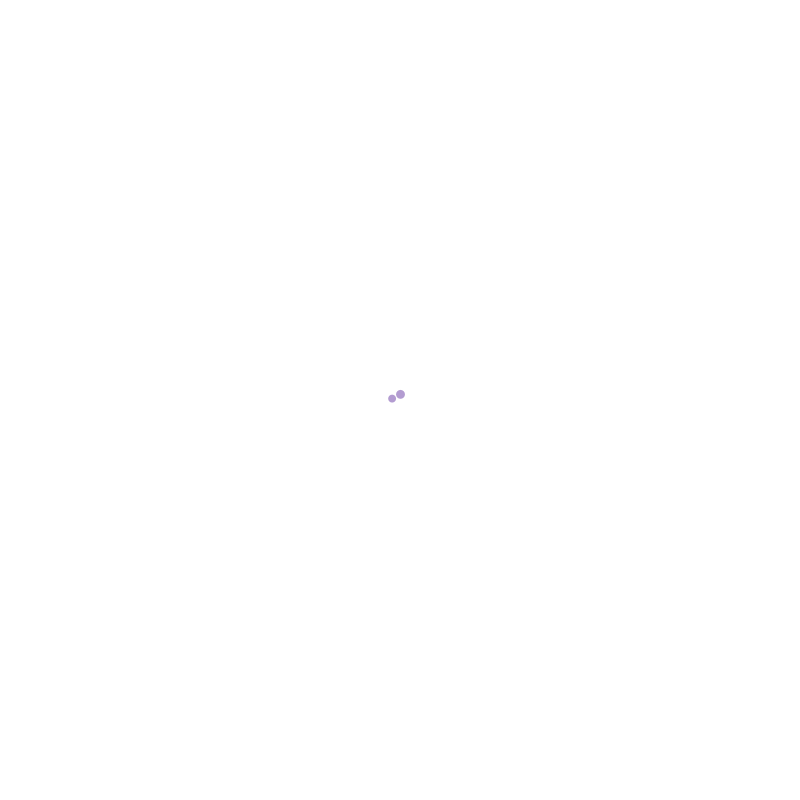
Frame 1 (no input)
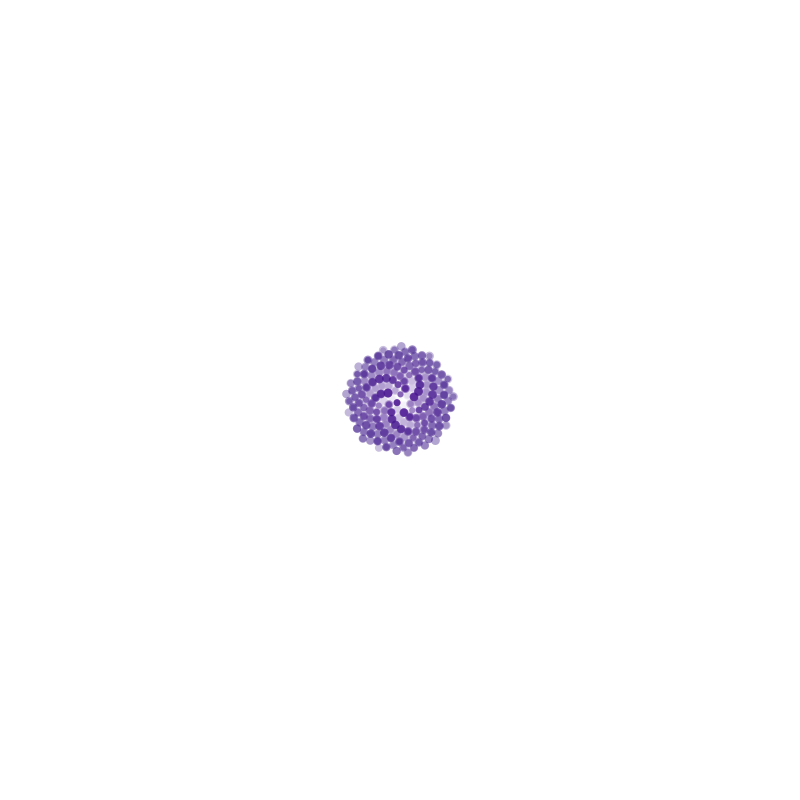
Frame 60 (the mouse pressed at the canvas centre just before this capture)
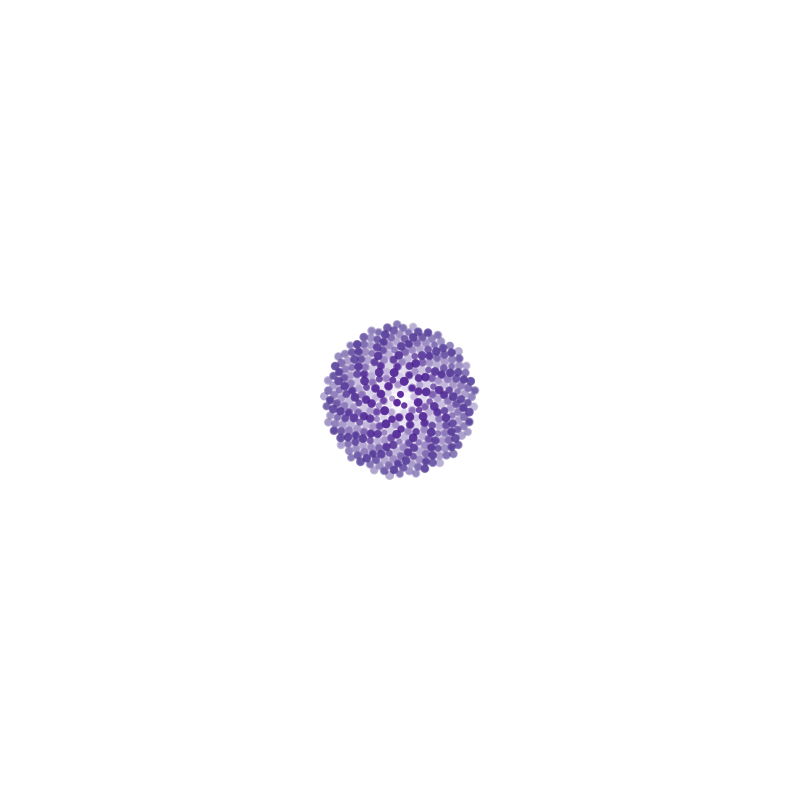
Frame 120 (the mouse held since frame 60 and released just before this capture)

The Processing sketch that drew these frames (run headless with seeded random() and noise(); from frame 60 on, the mouse is pressed at the canvas centre):

// Processing sketch: processing_144505
// ── processing_144505.pde

//Kevin Gutowski
//Friday April 11 2014
//A study of the golden ratio

int c = 16;
float t = 1;
int nprime = 1;

void setup() {
  size(800,800);  
  background(255);
  noStroke();
 
}

void draw() {
  t = pow(t,1.00001) + .1;
  nprime++;
  translate(width/2,height/2);
  //rotate(PI*sin(t/50));
  fill(255,255,255,30);
  rect(-width/2,-height/2,width,height);

  circles();
}

void circles() {
  
  
  for (int n = 1; n < nprime*3; n++) {;
    float r = c*sqrt(n);
    float radius = 3;
    float theta = n*PI*(3-sqrt(5));
    fill(62,map(r/2,1,width,0,200),138,100);
    float pulse = pow(sin(t*PI/3-n*PI/(t%100)),1.5);
    ellipse(r*cos(theta)/4,r*sin(theta)/4,pulse*radius+6,pulse*radius+6);
  }
}
